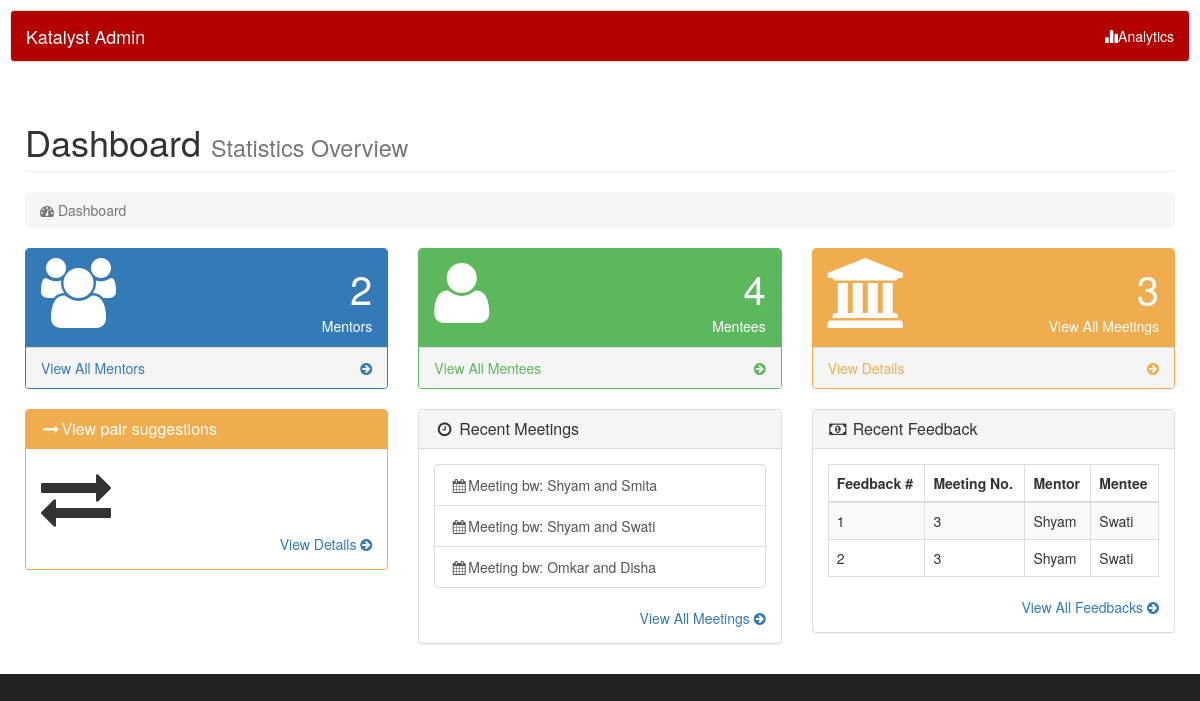
/dashboard/, run on the app's committed database.
### KatalystApp/models.py (models this page shows, shortened)
class Appointment(models.Model):
    location = models.CharField(max_length=512,default=None, null=True, blank=True)
    mentor = models.ForeignKey(Mentor)
    mentee = models.ForeignKey(Mentee)
    datetime = models.CharField(max_length=512,default=None, null=True, blank=True)
    goals = models.ManyToManyField(Goals)

class Mentor(models.Model):
    first_name = models.CharField(max_length=512,default=None, null=True, blank=True)
    last_name = models.CharField(max_length=512,default=None, null=True, blank=True)
    email = models.CharField(max_length=512,default=None, null=True, blank=True)
    mobile = models.CharField(max_length=10,default=None, null=True, blank=True)
    GENDER_CHOICES = ((1, 'Male'), (2, 'Female'))
    gender = models.IntegerField(choices=GENDER_CHOICES)
    age = models.IntegerField(max_length=4, blank=True, null=True, default=None)
    location = models.CharField(max_length=512,default=None, null=True, blank=True)
    max_num_of_students = models.IntegerField(max_length=1)
    occupation = models.CharField(max_length=512,default=None, null=True, blank=True)
    qualifications = models.ManyToManyField(Qualification)
    gcm = models.CharField(max_length=512,default=None, null=True, blank=True)
    uuid = models.CharField(max_length=512,default=None, null=True, blank=True)
    django_user = models.OneToOneField(User)

class Mentee(models.Model):
    first_name = models.CharField(max_length=512,default=None, null=True, blank=True)
    last_name = models.CharField(max_length=512,default=None, null=True, blank=True)
    mobile = models.CharField(max_length=10,default=None, null=True, blank=True)
    email = models.CharField(max_length=512,default=None, null=True, blank=True)
    GENDER_CHOICES = ((1, 'Male'), (2, 'Female'))
    gender = models.IntegerField(choices=GENDER_CHOICES)
    age = models.IntegerField(max_length=4, blank=True, null=True, default=None)
    location = models.CharField(max_length=512,default=None, null=True, blank=True)
    gcm = models.CharField(max_length=512,default=None, null=True, blank=True)
    uuid = models.CharField(max_length=512,default=None, null=True, blank=True)
    assigned_mentor = models.ForeignKey(Mentor)
    django_user = models.OneToOneField(User)

class Feedback(models.Model):
    appointment = models.ForeignKey(Appointment)
    rating = models.IntegerField(max_length=3)
    text = models.CharField(max_length=1024)

### KatalystApp/views.py (the view)
# urls.py: url(r'^dashboard/$', 'KatalystApp.views.dashboard', name='dashboard'),
@csrf_exempt
def dashboard(request):
    context = {}
    context['mentors'] = Mentor.objects.all()
    context['mentees'] = Mentee.objects.all()
    context['appointments'] = Appointment.objects.all()
    context['feedbacks'] = Feedback.objects.all()
    return render(request, 'dashboard.html', context)

### templates/dashboard.html (shortened to what this page needs)
<!DOCTYPE html>
<html lang="en"><head>
    {% load static from staticfiles %}
<link rel="stylesheet" type="text/css" href="{% static "css/bootstrap.min.css"%}">
    <link rel="stylesheet" type="text/css" href="{% static "css/sb-admin.css"%}">
<link rel="stylesheet" type="text/css" href="{% static "css/plugins/morris.css"%}">
    <link rel="stylesheet" type="text/css" href="{% static "font-awesome/css/font-awesome.min.css"%}">
</head>
<body style="margin-top: 0px!important;">
    <div id="page-wrapper">
        <nav class="navbar navbar-default" style="background-color:#b30000">
  <div class="container-fluid">
    <div class="navbar-header">
      <a class="navbar-brand" href="#" style="color:white">Katalyst Admin</a>
    </div>
    <ul class="nav navbar-nav navbar-right">
      <li><a style="color:white!important;" href="/analytics/"><span class="glyphicon glyphicon-stats"></span >Analytics</a></li>
    </ul>
  </div>
</nav>
            <div class="container-fluid">
                <div class="row">
                    <div class="col-lg-12">
                        <h1 class="page-header">
                            Dashboard <small>Statistics Overview</small>
                        </h1>
                        <ol class="breadcrumb">
                            <li class="active">
                                <i class="fa fa-dashboard"></i> Dashboard
                            </li>
                        </ol>
                    </div>
                </div>
                <div class="row">
                    <div class="col-lg-4 col-md-6">
                        <div class="panel panel-primary">
                            <div class="panel-heading">
                                <div class="row">
                                    <div class="col-xs-3">
                                        <i class="fa fa-group fa-5x"></i>
                                    </div>
                                    <div class="col-xs-9 text-right">
                                        <div class="huge">{{ mentors|length }}</div>
                                        <div>Mentors</div>
                                    </div>
                                </div>
                            </div>
                            <a href="/allMentors/">
                                <div class="panel-footer">
                                    <span class="pull-left">View All Mentors</span>
                                    <span class="pull-right"><i class="fa fa-arrow-circle-right"></i></span>
                                    <div class="clearfix"></div>
                                </div>
                            </a>
                        </div>
                    </div>
                    <div class="col-lg-4 col-md-6">
                        <div class="panel panel-green">
                            <div class="panel-heading">
                                <div class="row">
                                    <div class="col-xs-3">
                                        <i class="fa fa-user fa-5x"></i>
                                    </div>
                                    <div class="col-xs-9 text-right">
                                        <div class="huge">{{ mentees|length }}</div>
                                        <div>Mentees</div>
                                    </div>
                                </div>
                            </div>
                            <a href="/allMentees/">
                                <div class="panel-footer">
                                    <span class="pull-left">View All Mentees</span>
                                    <span class="pull-right"><i class="fa fa-arrow-circle-right"></i></span>
                                    <div class="clearfix"></div>
                                </div>
                            </a>
                        </div>
                    </div>
                    <div class="col-lg-4 col-md-6">
                        <div class="panel panel-yellow">
                            <div class="panel-heading">
                                <div class="row">
                                    <div class="col-xs-3">
                                        <i class="fa fa-institution fa-5x"></i>
                                    </div>
                                    <div class="col-xs-9 text-right">
                                        <div class="huge">{{ appointments|length }}</div>
                                        <div>View All Meetings</div>
                                    </div>
                                </div>
                            </div>
                            <a href="/meetings/">
                                <div class="panel-footer">
                                    <span class="pull-left">View Details</span>
                                    <span class="pull-right"><i class="fa fa-arrow-circle-right"></i></span>
                                    <div class="clearfix"></div>
                                </div>
                            </a>
                        </div>
                    </div>
                </div>
                <div class="row">
                    <div class="col-lg-4">
                        <div class="panel panel-yellow">
                            <div class="panel-heading">
                                <h3 class="panel-title"><i class="fa fa-long-arrow-right fa-fw"></i>View pair suggestions   </h3>
                            </div>
                            <div class="panel-body panel-yellow">
                                <div>
                                    <i class="fa fa fa-exchange fa-5x"></i>
                                </div>
                                <div class="text-right">
                                    <a href="/allPairings/">View Details <i class="fa fa-arrow-circle-right"></i></a>
                                </div>
                            </div>
                        </div>
                    </div>
                    <div class="col-lg-4">
                        <div class="panel panel-default">
                            <div class="panel-heading">
                                <h3 class="panel-title"><i class="fa fa-clock-o fa-fw"></i> Recent Meetings</h3>
                            </div>
                            <div class="panel-body">
                                <div class="list-group">
                                    {% for xx in appointments %}
                                    <a href="/meeting/?id={{ xx.id }}" class="list-group-item">
                                        <i class="fa fa-fw fa-calendar"></i>Meeting bw: {{ xx.mentor.first_name }} and {{ xx.mentee.first_name }}
                                    </a>
                                    {% endfor %}
                                </div>
                                <div class="text-right">
                                    <a href="/meetings/">View All Meetings <i class="fa fa-arrow-circle-right"></i></a>
                                </div>
                            </div>
                        </div>
                    </div>
                    <div class="col-lg-4">
                        <div class="panel panel-default">
                            <div class="panel-heading">
                                <h3 class="panel-title"><i class="fa fa-money fa-fw"></i> Recent Feedback</h3>
                            </div>
                            <div class="panel-body">
                                <div class="table-responsive">
                                    <table class="table table-bordered table-hover table-striped">
                                        <thead>
                                            <tr>
                                                <th>Feedback #</th>
                                                <th>Meeting No.</th>
                                                <th>Mentor</th>
                                                <th>Mentee</th>
                                            </tr>
                                        </thead>
                                        <tbody>
                                        {% for fb in feedbacks %}
                                            <tr>
                                                <td>{{ fb.id }}</td>
                                                <td>{{ fb.appointment.id }}</td>
                                                <td>{{ fb.appointment.mentor.first_name }}</td>
                                                <td>{{ fb.appointment.mentee.first_name }}</td>
                                            </tr>
                                        {% endfor %}
                                        </tbody>
                                    </table>
                                </div>
                                <div class="text-right">
                                    <a href="/feedbacks/">View All Feedbacks <i class="fa fa-arrow-circle-right"></i></a>
                                </div>
                            </div>
                        </div>
                    </div>
                </div>
            </div>
        </div>
</body></html>

### static/css/sb-admin.css (style rules this page uses)
body { margin-top: 100px; background-color: #222; }
@media (min-width:768px) { body { margin-top: 50px; } }
#page-wrapper { width: 100%; padding: 0; background-color: #fff; }
.huge { font-size: 50px; line-height: normal; }
@media (min-width:768px) { #page-wrapper { padding: 10px; } }
.huge { font-size: 40px; }
.panel-green { border-color: #5cb85c; }
.panel-green > .panel-heading { border-color: #5cb85c; color: #fff; background-color: #5cb85c; }
.panel-green > a { color: #5cb85c; }
.panel-yellow { border-color: #f0ad4e; }
.panel-yellow > .panel-heading { border-color: #f0ad4e; color: #fff; background-color: #f0ad4e; }
.panel-yellow > a { color: #f0ad4e; }

### data on the page
Appointment: mentor.first_name "Shyam", mentee.first_name "Smita"
Appointment: mentor.first_name "Shyam", mentee.first_name "Swati"
Appointment: mentor.first_name "Omkar", mentee.first_name "Disha"
Feedback: id "1", appointment.id "3", appointment.mentor.first_name "Shyam", appointment.mentee.first_name "Swati"
Feedback: id "2", appointment.id "3", appointment.mentor.first_name "Shyam", appointment.mentee.first_name "Swati"

### other printed values
{{ mentors|length }} "2"
{{ mentees|length }} "4"
{{ appointments|length }} "3"
